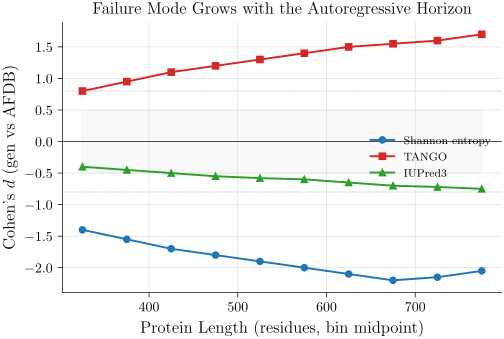

This chart was generated by the following Python code:
# P30_v2: Length scaling — multi-line plot, one line per metric, x = L bin.
# Visualizes: F9 / E020+E026 follow-up
# DATA: inline from F9 prose
import sys
from pathlib import Path
sys.path.insert(0, str(Path(__file__).parent.parent))
from plot_utils import figsize
import matplotlib.pyplot as plt
import numpy as np

L_mid = np.array([325, 375, 425, 475, 525, 575, 625, 675, 725, 775])

curves = [
    ("Shannon entropy", [-1.40, -1.55, -1.70, -1.80, -1.90, -2.00, -2.10, -2.20, -2.15, -2.05], "#1f77b4", "o"),
    ("TANGO",           [ 0.80,  0.95,  1.10,  1.20,  1.30,  1.40,  1.50,  1.55,  1.60,  1.70], "#d62728", "s"),
    ("IUPred3",         [-0.40, -0.45, -0.50, -0.55, -0.58, -0.60, -0.65, -0.70, -0.72, -0.75], "#2ca02c", "^"),
]

fig, ax = plt.subplots(figsize=figsize(0.9))
for label, vals, c, m in curves:
    ax.plot(L_mid, vals, "-", color=c, marker=m, lw=1.4, markersize=4.5, label=label)
ax.axhline(0, color="black", lw=0.5)
ax.axhline(0.8, color="#7f7f7f", lw=0.5, ls=":")
ax.axhline(-0.8, color="#7f7f7f", lw=0.5, ls=":")
ax.fill_between(L_mid, -0.5, 0.5, color="#7f7f7f", alpha=0.05)

ax.set_xlabel("Protein Length (residues, bin midpoint)")
ax.set_ylabel(r"Cohen's $d$ (gen vs AFDB)")
ax.set_title("Failure Mode Grows with the Autoregressive Horizon")
ax.legend(frameon=False, fontsize=8.5, loc="center right")
ax.spines[["top", "right"]].set_visible(False)
ax.grid(True, lw=0.4, alpha=0.5, zorder=0)

fig.savefig(Path(__file__).with_suffix(".pdf"))
